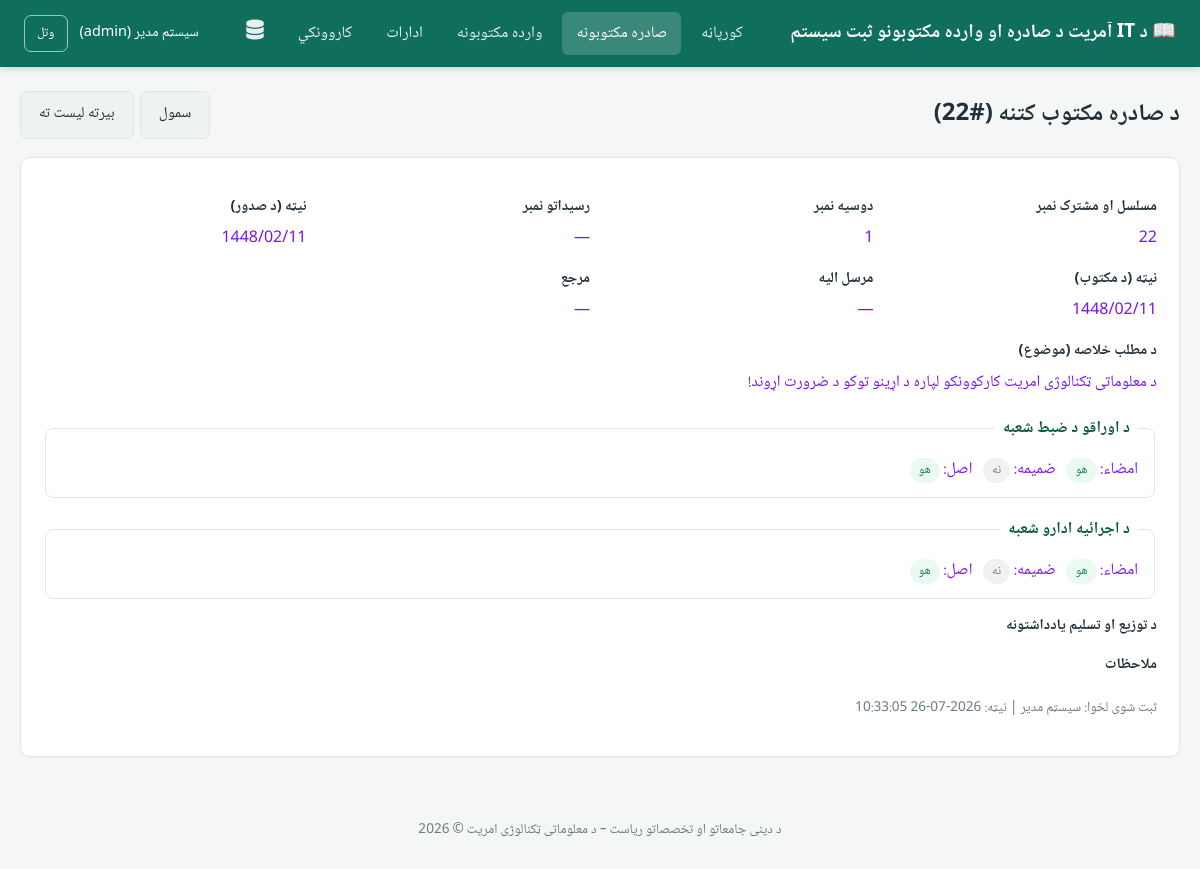
The app's page /outgoing/view.php?id=7 (signed in) with its own data.
### tables this page shows
CREATE TABLE `outgoing_letters` (
  `id` int(10) UNSIGNED NOT NULL,
  `serial_no` varchar(50) NOT NULL,
  `receipts_no` varchar(100) DEFAULT NULL,
  `dossier_no` varchar(100) DEFAULT NULL,
  `issue_date` varchar(20) DEFAULT NULL,
  `letter_date` varchar(20) DEFAULT NULL,
  `sent_to_dep_id` int(11) DEFAULT NULL,
  `reference_dep_id` int(11) DEFAULT NULL,
  `subject` text DEFAULT NULL,
  `records_signature` tinyint(1) NOT NULL DEFAULT 0,
  `records_attachment` tinyint(1) NOT NULL DEFAULT 0,
  `records_attachment_count` int(11) DEFAULT NULL,
  `records_attachment_pages` int(11) DEFAULT NULL,
  `records_original` tinyint(1) NOT NULL DEFAULT 0,
  `exec_signature` tinyint(1) NOT NULL DEFAULT 0,
  `exec_attachment` tinyint(1) NOT NULL DEFAULT 0,
  `exec_attachment_count` int(11) DEFAULT NULL,
  `exec_attachment_pages` int(11) DEFAULT NULL,
  `exec_original` tinyint(1) NOT NULL DEFAULT 0,
  `distribution_notes` text DEFAULT NULL,
  `remarks` text DEFAULT NULL,
  `created_by` int(10) UNSIGNED DEFAULT NULL,
  `created_at` datetime NOT NULL DEFAULT current_timestamp(),
  `updated_at` datetime NOT NULL DEFAULT current_timestamp() ON UPDATE current_timestamp()
);

CREATE TABLE `users` (
  `id` int(10) UNSIGNED NOT NULL,
  `username` varchar(50) NOT NULL,
  `password_hash` varchar(255) NOT NULL,
  `full_name` varchar(150) NOT NULL,
  `role` enum('admin','editor','viewer') NOT NULL DEFAULT 'editor',
  `is_active` tinyint(1) NOT NULL DEFAULT 1,
  `last_login_at` datetime DEFAULT NULL,
  `created_at` datetime NOT NULL DEFAULT current_timestamp()
);

### config/app.php (called while the page is built, shortened)
<?php
require_once __DIR__ . '/db.php';
function e(?string $value): string
{
    return htmlspecialchars($value ?? '', ENT_QUOTES, 'UTF-8');
}

### includes/auth.php (called while the page is built, shortened)
<?php
$currentUser = [
    'id'        => $_SESSION['user_id'],
    'username'  => $_SESSION['username'],
    'full_name' => $_SESSION['full_name'],
    'role'      => $_SESSION['role'],
];

### config/db.php (called while the page is built, shortened)
<?php
function db(): PDO
{
    static $pdo = null;
    if ($pdo === null) {
        $dsn = 'mysql:host=' . DB_HOST . ';dbname=' . DB_NAME . ';charset=utf8mb4';
        $options = [
            PDO::ATTR_ERRMODE            => PDO::ERRMODE_EXCEPTION,
            PDO::ATTR_DEFAULT_FETCH_MODE => PDO::FETCH_ASSOC,
            PDO::ATTR_EMULATE_PREPARES   => false,
        ];
        try {
            $pdo = new PDO($dsn, DB_USER, DB_PASS, $options);
        } catch (PDOException $e) {
            error_log('DB connection failed: ' . $e->getMessage());
            http_response_code(500);
            die('د ډیټابیس سره وصلیدل ناکام شول. مهرباني وکړئ وروسته بیا هڅه وکړئ.');
        }
    }
    return $pdo;
}

### outgoing/view.php (the view, shortened to what this page needs)
<?php
require_once __DIR__ . '/../config/app.php';
require_once __DIR__ . '/../includes/auth.php';
$id = (int)($_GET['id'] ?? 0);
$stmt = db()->prepare('SELECT o.*, u.full_name AS created_by_name, sent_dep.name AS sent_to_department, ref_dep.name AS reference_department FROM outgoing_letters o LEFT JOIN users u ON u.id = o.created_by LEFT JOIN departments sent_dep ON sent_dep.id = o.sent_to_dep_id LEFT JOIN departments ref_dep ON ref_dep.id = o.reference_dep_id WHERE o.id = :id');
$stmt->execute(['id' => $id]);
$r = $stmt->fetch();
$activePage = 'outgoing';
require __DIR__ . '/../includes/header.php';
function yn(int $v): string { return $v ? '<span class="badge badge-yes">هو</span>' : '<span class="badge badge-no">نه</span>'; }
?>
<div class="page-header">
    <h1>د صادره مکتوب کتنه (#<?= e($r['serial_no']) ?>)</h1>
    <div class="row-actions">
        <a href="edit.php?id=<?= $id ?>" class="btn btn-secondary">سمول</a>
        <a href="list.php" class="btn btn-secondary">بیرته لیست ته</a>
    </div>
</div>
<div class="card">
    <div class="form-grid">
        <div><label>مسلسل او مشترک نمبر</label><div class="card-item"><?= e($r['serial_no']) ?></div></div>
        <div><label>دوسیه نمبر</label><div class="card-item"><?= e($r['dossier_no']) ?: '—' ?></div></div>
        <div><label>رسیداتو نمبر</label><div class="card-item"><?= e($r['receipts_no']) ?: '—' ?></div></div>
        <div><label>نیټه (د صدور)</label><div class="card-item"><?= e($r['issue_date']) ?></div></div>
        <div><label>نیټه (د مکتوب)</label><div class="card-item"><?= e($r['letter_date']) ?></div></div>
        <div><label>مرسل الیه</label><div class="card-item"><?= e($r['sent_to_department'] ?? '—') ?></div></div>
        <div><label>مرجع</label><div class="card-item"><?= e($r['reference_department'] ?? '—') ?></div></div>
    </div>
    <label>د مطلب خلاصه (موضوع)</label>
    <div class="card-item"><?= nl2br(e($r['subject'])) ?></div>
    <fieldset class="card-item">
        <legend>د اوراقو د ضبط شعبه</legend>
        امضاء: <?= yn($r['records_signature']) ?> &nbsp;
        ضمیمه: <?= yn($r['records_attachment']) ?>
        &nbsp; اصل: <?= yn($r['records_original']) ?>
    </fieldset>
    <fieldset class="card-item">
        <legend>د اجرائیه ادارو شعبه</legend>
        امضاء: <?= yn($r['exec_signature']) ?> &nbsp;
        ضمیمه: <?= yn($r['exec_attachment']) ?>
        &nbsp; اصل: <?= yn($r['exec_original']) ?>
    </fieldset>
    <label>د توزیع او تسلیم یادداشتونه</label>
    <label>ملاحظات</label>
    <p class="text-muted" style="margin-top:20px;">
        ثبت شوی لخوا: <?= e($r['created_by_name'] ?? '—') ?> | نیټه: <?= e($r['created_at']) ?>
    </p>
</div>
<?php require __DIR__ . '/../includes/footer.php'; ?>

### includes/header.php (shortened to what this page needs)
<?php
$activePage = $activePage ?? '';
?>
<!DOCTYPE html>
<html lang="ps" dir="rtl">
<head>
<link rel="stylesheet" href="<?= BASE_URL ?>assets/css/style.css">
<link rel="stylesheet" href="https://cdnjs.cloudflare.com/ajax/libs/font-awesome/6.7.2/css/all.min.css">
<link href="https://cdn.jsdelivr.net/npm/select2@4.1.0-rc.0/dist/css/select2.min.css" rel="stylesheet">
</head>
<body>
<header class="topbar">
    <div class="topbar-brand">📖 <?= e(APP_NAME) ?></div>
    <nav class="topbar-nav">
        <a href="<?= BASE_URL ?>index.php" class="<?= $activePage === 'dashboard' ? 'active' : '' ?>">کورپاڼه</a>
        <a href="<?= BASE_URL ?>outgoing/list.php" class="<?= $activePage === 'outgoing' ? 'active' : '' ?>">صادره مکتوبونه</a>
        <a href="<?= BASE_URL ?>incoming/list.php" class="<?= $activePage === 'incoming' ? 'active' : '' ?>">وارده مکتوبونه</a>
        <a href="<?= BASE_URL ?>departments/list.php" class="<?= $activePage === 'departments' ? 'active' : '' ?>">ادارات</a>
        <?php if ($currentUser['role'] === 'admin'): ?>
            <a href="<?= BASE_URL ?>users.php" class="<?= $activePage === 'users' ? 'active' : '' ?>">کاروونکي</a>
        <?php endif; ?>
        <a href="../backup.php" title="Database Backup">
            <i class="fa-solid fa-database" style="font-size:20px;"></i>
        </a>
    </nav>
    <div class="topbar-user">
        <span><?= e($currentUser['full_name']) ?> (<?= e($currentUser['role']) ?>)</span>
        <a href="<?= BASE_URL ?>logout.php" class="btn btn-outline btn-sm">وتل</a>
    </div>
</header>
<main class="page-content">

### assets/css/style.css (style rules this page uses)
:root { --primary: #0f6e5c; --primary-dark: #0b5747; --primary-light: #e6f4f1; --accent: #c99a3a; --danger: #c0392b; --danger-light: #fdecea; --success: #1e8449; --success-light: #eafaf1; --warning-light: #fff8e1; --text: #22303a; --muted: #6b7a83; --border: #dfe6e5; --bg: #f4f7f6; --card: #ffffff; --radius: 10px; }
* { box-sizing: border-box; }
body { margin: 0; font-family: 'Noto Naskh Arabic', 'Segoe UI', Tahoma, sans-serif; background: var(--bg); color: var(--text); direction: rtl; font-size: 16px; line-height: 1.7; }
a { color: var(--primary); text-decoration: none; }
.topbar { background: var(--primary); position: sticky; top: 0; z-index: 9999; color: #fff; display: flex; align-items: center; justify-content: space-between; padding: 12px 24px; flex-wrap: wrap; gap: 10px; box-shadow: 0 2px 6px rgba(0, 0, 0, .15); }
.topbar-brand { font-weight: 700; font-size: 1.2rem; }
.topbar-nav { display: flex; gap: 6px; flex-wrap: wrap; }
.topbar-nav a { color: #fff; padding: 8px 14px; border-radius: 6px; opacity: .9; }
.topbar-nav a:hover, .topbar-nav a.active { background: rgba(255, 255, 255, .18); opacity: 1; text-decoration: none; }
.topbar-user { display: flex; align-items: center; gap: 12px; font-size: .9rem; }
.page-content { max-width: 1300px; margin: 24px auto; padding: 0 20px; }
.card { background: var(--card); border: 1px solid var(--border); border-radius: var(--radius); padding: 22px; margin-bottom: 20px; box-shadow: 0 1px 3px rgba(0, 0, 0, .04); }
.card label { font-weight: bold; }
.card-item { color: rgb(124, 19, 236); }
.page-header { display: flex; justify-content: space-between; align-items: center; flex-wrap: wrap; gap: 12px; margin-bottom: 18px; }
.page-header h1 { margin: 0; font-size: 1.5rem; }
.btn { display: inline-block; padding: 10px 18px; border-radius: 7px; border: none; cursor: pointer; font-size: .95rem; font-family: inherit; transition: background .15s; }
.btn-outline { background: transparent; border: 1px solid rgba(255, 255, 255, .6); color: #fff; }
.btn-secondary { background: #eef2f1; color: var(--text); border: 1px solid var(--border); }
.btn-sm { padding: 6px 12px; font-size: .82rem; }
label { display: block; margin: 14px 0 6px; font-weight: 600; font-size: .92rem; }
.form-grid { display: grid; grid-template-columns: repeat(auto-fit, minmax(220px, 1fr)); gap: 0 20px; }
fieldset { border: 1px solid var(--border); border-radius: 8px; margin-top: 18px; padding: 14px 16px; }
legend { padding: 0 8px; font-weight: 700; color: var(--primary-dark); }
.row-actions { display: flex; gap: 6px; }
.badge { display: inline-block; padding: 2px 9px; border-radius: 20px; font-size: .78rem; }
.badge-yes { background: var(--success-light); color: var(--success); }
.badge-no { background: #f1f1f1; color: var(--muted); }
.text-muted { color: var(--muted); font-size: .85rem; }

### records on screen
outgoing_letters: created_by.full_name "سیسټم مدیر", serial_no "22", dossier_no "1", receipts_no "—", issue_date "1448/02/11", letter_date "1448/02/11", subject "د معلوماتی ټکنالوژی امریت کارکوونکو لپاره د اړینو توکو د ضرورت اړوند!", created_at "2026-07-26 10:33:05"

### other values on screen
APP_NAME "د IT آمریت د صادره او وارده مکتوبونو ثبت سیستم"
$currentUser['role'] "admin"
$r['sent_to_department'] "—"
$r['reference_department'] "—"
